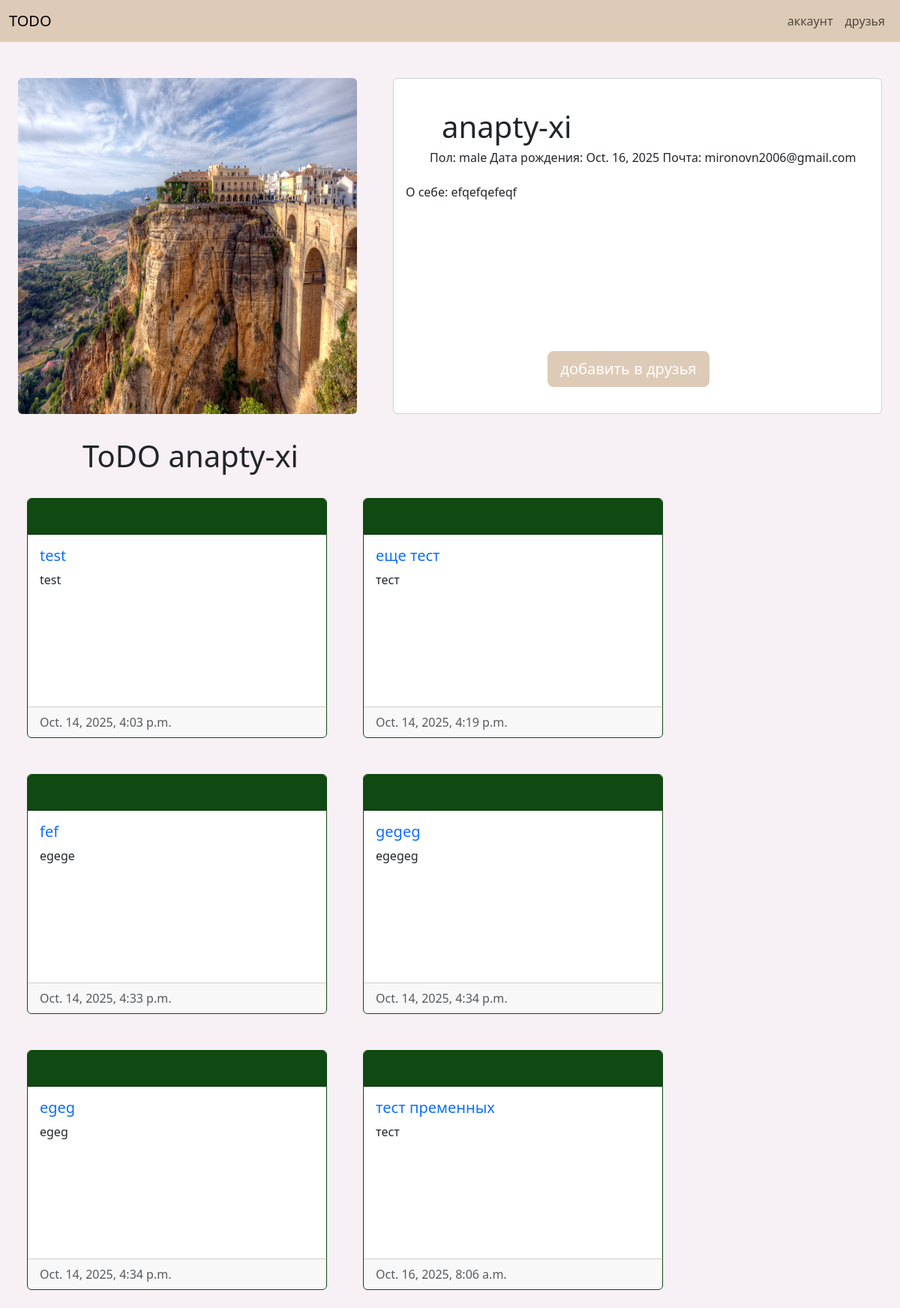
Before: /account/34/anapty-xi/ (signed in) with the older database file.
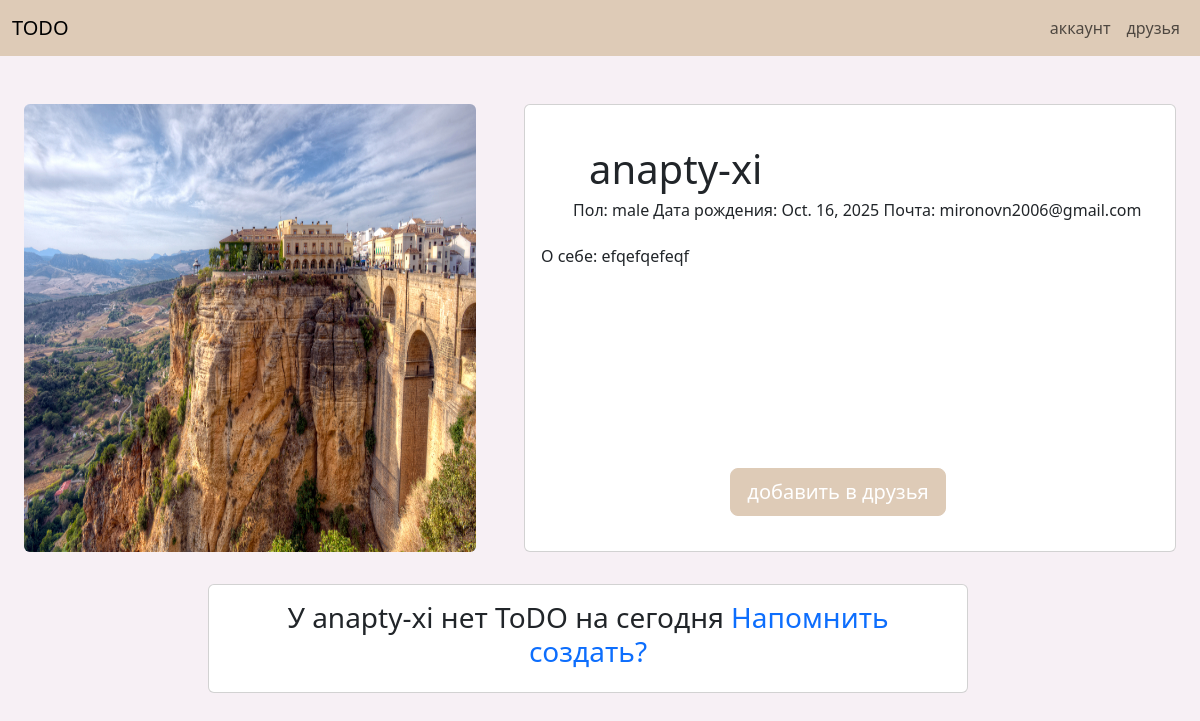
After: the same page with the newer database file.
### todos/models.py (models this page shows, shortened)
class Todo(models.Model):
    class StatusChoises(models.TextChoices):
        no_report = 'no_report'
        no_confirm = 'no_confirm'
        confirmed = 'confirmed'
    user = models.ForeignKey(User, related_name='todo', on_delete=models.CASCADE)
    name = models.CharField(max_length=64)
    slug = models.SlugField(max_length=64)
    description = models.TextField(max_length=560)
    img = models.ImageField(upload_to='todo_images/', blank=True, null=True)
    publish_date = models.DateTimeField(auto_now_add=True)
    status = models.CharField(choices=StatusChoises, default=StatusChoises.no_report)
    class Meta:
        ordering = ['publish_date',]
    def get_absolute_url(self):
        return reverse('todos:todo_info', kwargs={'pk': self.pk,
                                     'slug': self.slug,
                                     })

### account/models.py (models this page shows, shortened)
class Profile(models.Model):
    class SexChoises(models.TextChoices):
        male = 'М'
        female = 'Ж'
        default = '-'
    user = models.OneToOneField(User, related_name='profile', on_delete=models.CASCADE)
    sex = models.CharField(max_length=1, choices=SexChoises, default=SexChoises.default)
    birthd = models.DateField(blank=True, null=True)
    photo = models.ImageField(upload_to='user_images/', blank=True, null=True)
    preview = models.TextField(blank=True)
    friends = models.ManyToManyField('self', through='friends.Friendship', symmetrical=True)
    class Meta:
        ordering = ['birthd']

### account/views.py (the view)
# urls.py: path('<int:pk>/<str:username>/', views.another_profile_info, name='another_profile_info'),
@login_required
def another_profile_info(request, pk, username):
    user = services.get_user_by_pk_username(pk, username)
    friend_add_flag = True
    if user.profile in services.get_user_friends(request.user):
        friend_add_flag = False
    user_todos = services.get_user_todos(user)
    return render(request, 'account/another_profile_info.html', {'user': user, 'user_todos': user_todos, 'friend_add_flag': friend_add_flag})

### account/services.py (called while the page is built)
def get_user_by_pk_username(pk, username):
    return User.objects.get(pk=pk, username=username)

def get_user_todos(user):
    return Todo.objects.filter(user=user)

def get_user_friends(user):
    return user.profile.friends.all()

### account/templates/account/another_profile_info.html (shortened to what the changed rows need)
{% extends 'base.html' %}
{% load static %}
{% load django_bootstrap5 %}
{% block content %}
<div class="container-fluid">
    <div class="row ">
        <div class="col-5 g-5 text-center">
            {% if not user.profile.photo %}
                <img src="{% static 'user_placeholder.png' %}" class="img-fluid" style="height: 28rem; margin-bottom: 2rem;">
            {% else %}
                <img src="{{ user.profile.photo.url }}" class="rounded img-fluid" style="height: 28rem; margin-bottom: 2rem;">
            {% endif %}
        </div>
        <div class="col-7 g-5">
            <div class="card" style="height: 28rem;">
                <div class="card-body">
                    <div class="row">
                        <div class="col-6">
                            <h1 class="card-title mt-4" style="margin-left: 3rem;">{{ user.username }}</h1>
                        </div>
                    </div>
                    <div class="row">
                        <div class="col">
                            <div class="card-text" style="margin-left: 2rem;">
                                <h6 style="font-weight: 300;">
                                    Пол: {{ user.profile.sex }} Дата рождения: {{ user.profile.birthd }} Почта: {{ user.email }}
                                </h6>
                            </div>
                        </div>
                    <div class="row">
                        <div class="col gy-3">
                            <div class="card-text" style="height: 11rem;">О себе: {{ user.profile.preview }}</div>
                        </div>
                    </div>
            </div>
        </div>
    </div>
</div>
<div class="row">
    {% if user_todos %}
        <div class="col-4 offset-1">
            <h1 class="ml-2">ToDO {{ user.username }}</h1>
        </div>
    {% else %}
        <div class="col-8 offset-2">
            <div class="card">
                <div class="card-body">
                    <div class="card-text text-center">
                        <h3> У {{ user.username }} нет ToDO на сегодня <span><a href="{% url 'todos:friend_reminder' user.pk user.username %}" class="text-decoration-none">Напомнить создать?</a></span></h3>
                    </div>
                </div>
            </div>
        </div>
    {% endif %}
</div>
<div class="d-flex flex-wrap justify-content-start">
    {% for todo in user_todos %}
            {% if todo.status == 'no_report' %}
            <div class="card m-4" style="width: 25rem; height: 20rem; border-color: #A22522;">
                <div class="card-header fw-bold" style="background-color: #A22522; height: 3rem;">
            {% elif todo.status == 'no_confirm' %}
            <div class="card m-4" style="width: 25rem; height: 20rem; border-color: #033F63;">
                <div class="card-header fw-bold" style="background-color: #033F63;  height: 3rem;">
            {% elif todo.status == 'confirmed' %}
            <div class="card m-4" style="width: 25rem; height: 20rem; border-color: #104911;">
                <div class="card-header fw-bold" style="background-color: #104911;  height: 3rem;">
            {% endif %}
                </div>
                <div class="card-body" style="background-color: #ffffff;">
                    <h5 class="card-title">
                        <a href="{{ todo.get_absolute_url }}" class="text-decoration-none">{{ todo.name }}</a>
                    </h5>
                    <p class="card-text">{{ todo.description|truncatechars:100 }}</p>
                </div>
                <div class="card-footer text-muted">
                    {{ todo.publish_date }}
                </div>
            </div>
    {% endfor %}
    </div>
{% endblock %}

Changed rows visible on the page:
removed Todo: status "confirmed" (drawn), name "test", description "test", publish_date "Oct. 14, 2025, 4:03 p.m."
removed Todo: status "confirmed" (drawn), name "еще тест", description "тест", publish_date "Oct. 14, 2025, 4:19 p.m."
removed Todo: status "confirmed" (drawn), name "fef", description "egege", publish_date "Oct. 14, 2025, 4:33 p.m."
removed Todo: status "confirmed" (drawn), name "gegeg", description "egegeg", publish_date "Oct. 14, 2025, 4:34 p.m."
removed Todo: status "confirmed" (drawn), name "egeg", description "egeg", publish_date "Oct. 14, 2025, 4:34 p.m."
removed Todo: status "confirmed" (drawn), name "тест пременных", description "тест", publish_date "Oct. 16, 2025, 8:06 a.m."
Other visible differences:
{{ user.username }}: (not shown) → "anapty-xi"
{{ user.username }}: "anapty-xi" → (not shown)
text no longer shown: "ToDO"
text now shown: "У нет ToDO на сегодня Напомнить создать?"
